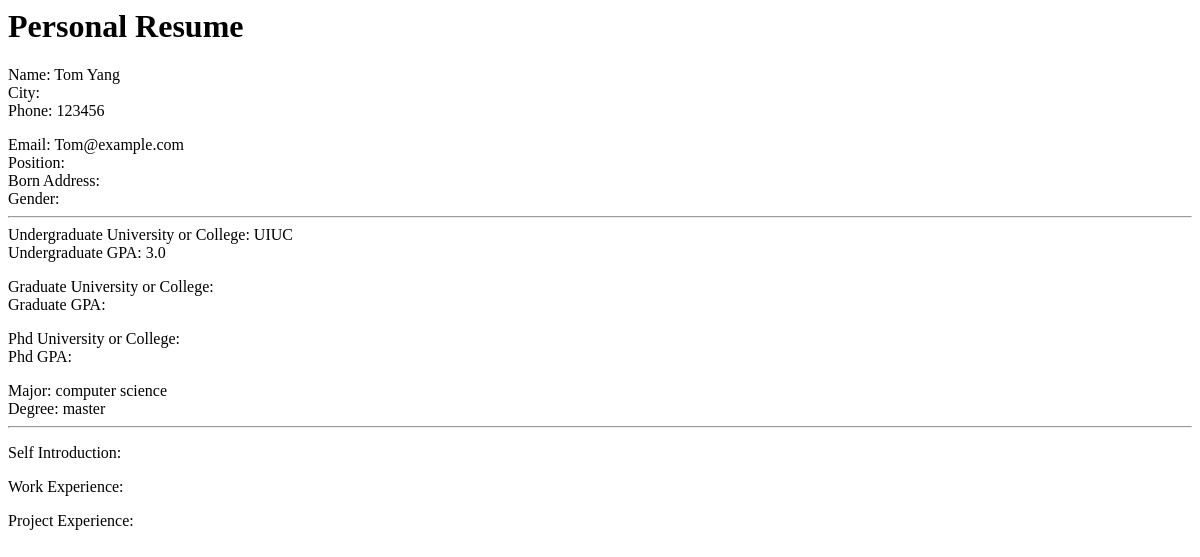
Before: /resume/7/ with the older database file.
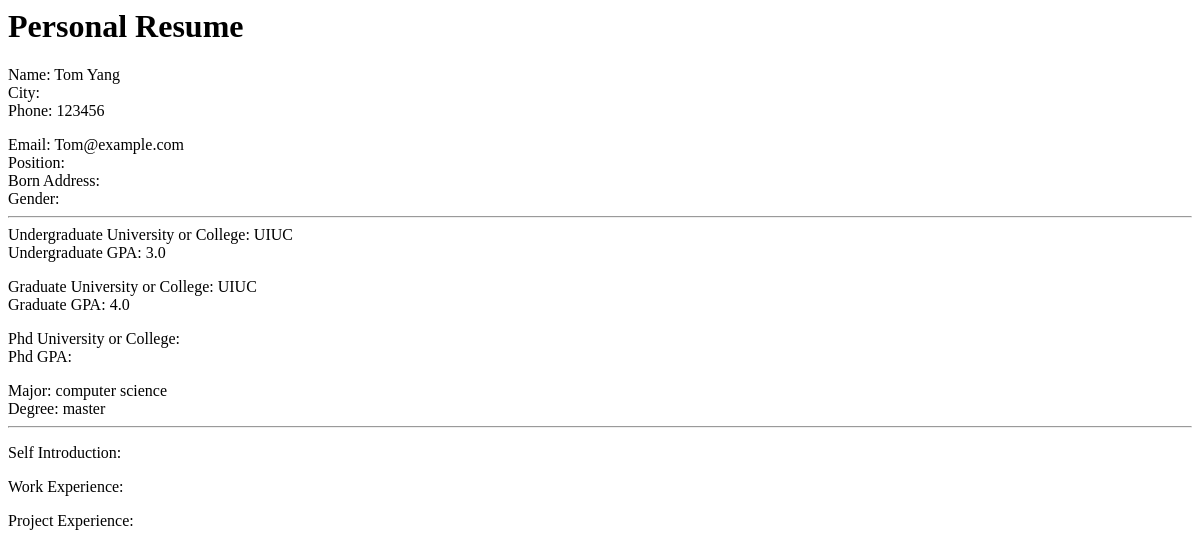
After: the same page with the newer database file.
### users/models.py (models this page shows)
class Resume(models.Model):
    username = models.CharField(max_length=135, verbose_name="Name")
    applicant = models.ForeignKey(User, verbose_name="Applicant", null=True, on_delete=models.SET_NULL)
    city = models.CharField(max_length=135, verbose_name="City")
    phone = models.CharField(max_length=135, verbose_name="Phone")
    email = models.EmailField(max_length=135, blank=True, verbose_name="Email")
    apply_position = models.CharField(max_length=135, blank=True, verbose_name="Position")
    born_address = models.CharField(max_length=135, blank=True, verbose_name="Born Address")
    gender = models.CharField(max_length=135, blank=True, verbose_name="Gender")
    bachelor_school = models.CharField(max_length=135, blank=True, verbose_name="Undergraduate School or College")
    master_school = models.CharField(max_length=135, blank=True, verbose_name="Graduate School or College")
    doctor_school = models.CharField(max_length=135, blank=True, verbose_name="Phd School or College")
    bachelor_GPA = models.CharField(max_length=135, null=True, blank=True, verbose_name="Undergraduate GPA")
    master_GPA = models.CharField(max_length=135, null=True, blank=True, verbose_name="Graduate GPA")
    doctor_GPA = models.CharField(max_length=135, null=True, blank=True, verbose_name="Phd GPA")
    major = models.CharField(max_length=135, blank=True, verbose_name="Major")
    degree = models.CharField(max_length=135, choices=DEGREE_TYPE, blank=True, verbose_name="Degree")
    created_date = models.DateTimeField(verbose_name="Created Date", default=datetime.now)
    modified_date = models.DateTimeField(verbose_name="Modified Date", default=datetime.now)
    candidate_introduction = models.TextField(max_length=1024, blank=True, verbose_name="Introduction")
    work_experience = models.TextField(max_length=1024, blank=True, verbose_name="Work Experience")
    project_experience = models.TextField(max_length=1024, blank=True, verbose_name="Project Experience")
    attachment = models.FileField(upload_to='file/', blank=True, verbose_name='Attachment')
    class Meta:
        verbose_name = "Resume"
        verbose_name_plural = "Resume List"

### interview/views.py (the view)
# urls.py: path('resume/<int:pk>/', views.ResumeDetailView.as_view()),
class ResumeDetailView(DetailView):
    model = Resume
    template_name = 'resume_detail.html'

### interview/performance.py (called while the page is built, shortened)
    def __call__(self, request):
        start_time = time.time()
        response = self.get_response(request)
        duration = time.time() - start_time
        response["X-Page-Duration-ms"] = int(duration * 1000)
        logger.info("duration:%s url:%s parameters:%s", duration, request.path, request.GET.dict() )
        if duration > 300:
            capture_message("slow request for url %s with duration %s" % (request.path, duration))
        return response

### interview/templates/resume_detail.html (shortened to what this page needs)
{% load cache %}
<h1>Personal Resume</h1>
<div>Name: {{ object.username }} </div>
<div>City: {{ object.city }}</div>
<div>Phone: {{ object.phone }}</div>
<div>Email: {{ object.email}}</div>
<div>Position: {{ object.apply_position}}</div>
<div>Born Address: {{ object.born_address}}</div>
<div>Gender: {{ object.gender}}</div>
<hr>
<div>Undergraduate University or College: {{ object.bachelor_school}}</div>
<div>Undergraduate GPA: {{ object.bachelor_GPA}}</div>
<div>Graduate University or College: {{ object.master_school}}</div>
<div>Graduate GPA: {{ object.master_GPA}}</div>
<div>Phd University or College: {{ object.doctor_school}}</div>
<div>Phd GPA: {{ object.doctor_GPA}}</div>
<div>Major: {{ object.major}}</div>
<div>Degree: {{ object.degree}}</div>
<hr>
<p>Self Introduction: {{ object.candidate_introduction}}</p>
<p>Work Experience: {{ object.work_experience}}</p>
<p>Project Experience: {{ object.project_experience}}</p>

Changed rows visible on the page:
changed Resume "Tom Yang": master_school (not shown) → "UIUC"; master_GPA (not shown) → "4.0"
